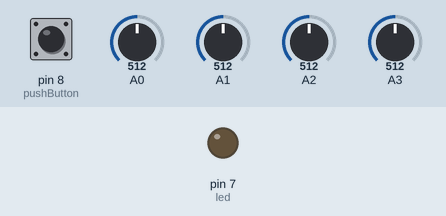
The sketch below on a simulated Arduino Uno, built with avr-gcc and run on an emulated ATmega328P. Parts: output pins drawn as LEDs (lit = HIGH). The inputs (shaded band) are chosen by the test bench; at power-on: pin 8 (pushButton) HIGH, A0 = 512, A1 = 512, A2 = 512, A3 = 512.

Above: at 1.2 s.
1.3 s: pin 8 (pushButton) pulled LOW for 0.15 s
At 2.1 s:
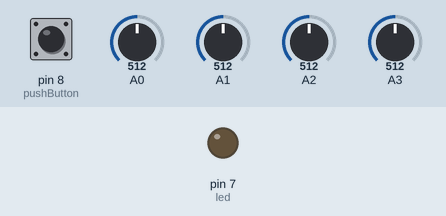
2.9 s: pin 8 (pushButton) pulled LOW for 3.2 s
At 4.0 s:
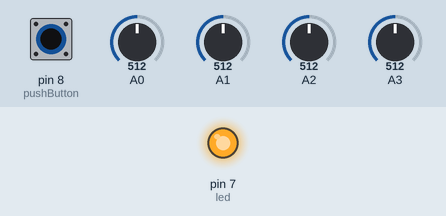
Timing chart, 0 to 7.7 s (numbered marks = the images above; inputs shaded):
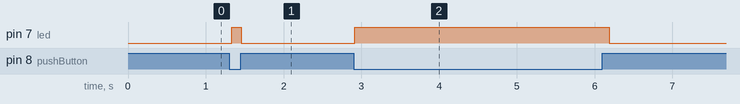

Measured:
- after the input at 1.3 s, pin 7 (led): LOW → HIGH at once, → LOW 0.12 s later
- after the input at 2.9 s, pin 7 (led): LOW → HIGH at once, → LOW 3.3 s later

The sketch:

ArduinoBluetoothIO.ino
```cpp
// This program sends data via Bluetooth

// Import the Arduino serial library
#include <SoftwareSerial.h>
SoftwareSerial mySerial(0, 1); // RX, TX

// Flat value reset button is hooked to pin 8
int pushButton = 8;
int led = 7;
int buttonState = 0;
int bendA0 = 0;
int bendA1 = 0;
int bendA2 = 0;
int bendA3 = 0;

// Setup code here
void setup() {
  mySerial.begin(9600); // Initialize serial communications at 9600 bps
  //setup an led to show status
  pinMode(led, OUTPUT);
  //use the pullup option to save a resistor:  https://www.arduino.cc/en/Tutorial/DigitalInputPullup
  pinMode(pushButton, INPUT_PULLUP); // Make the pushbutton's pin an input
}

// Main code, loops forever
void loop() {
  // Check button state, for pullup buttons, HIGH means open (not pressed)
  if (digitalRead(pushButton) == HIGH) {
    buttonState = 0;
    digitalWrite(led, LOW);
  } else {
    buttonState = 1;
    digitalWrite(led, HIGH);
  }

  // Get analog values and store them in a string to send them via TX pin to Bluetooth
  String data = "";
  data += String(analogRead(A0))+","; // A0
  data += String(analogRead(A1))+","; // A1
  data += String(analogRead(A2))+","; // A2
  data += String(analogRead(A3))+","; // A3
  data += String(buttonState); // Digital Pin 8

  // Send data via bluetooth
  mySerial.println(data);
  // Send it to Serial to see it in the Serial Monitor
  Serial.println(data);

  // Delay 100 milliseconds before the next reading to avoid overload
  delay(100);
}
```
